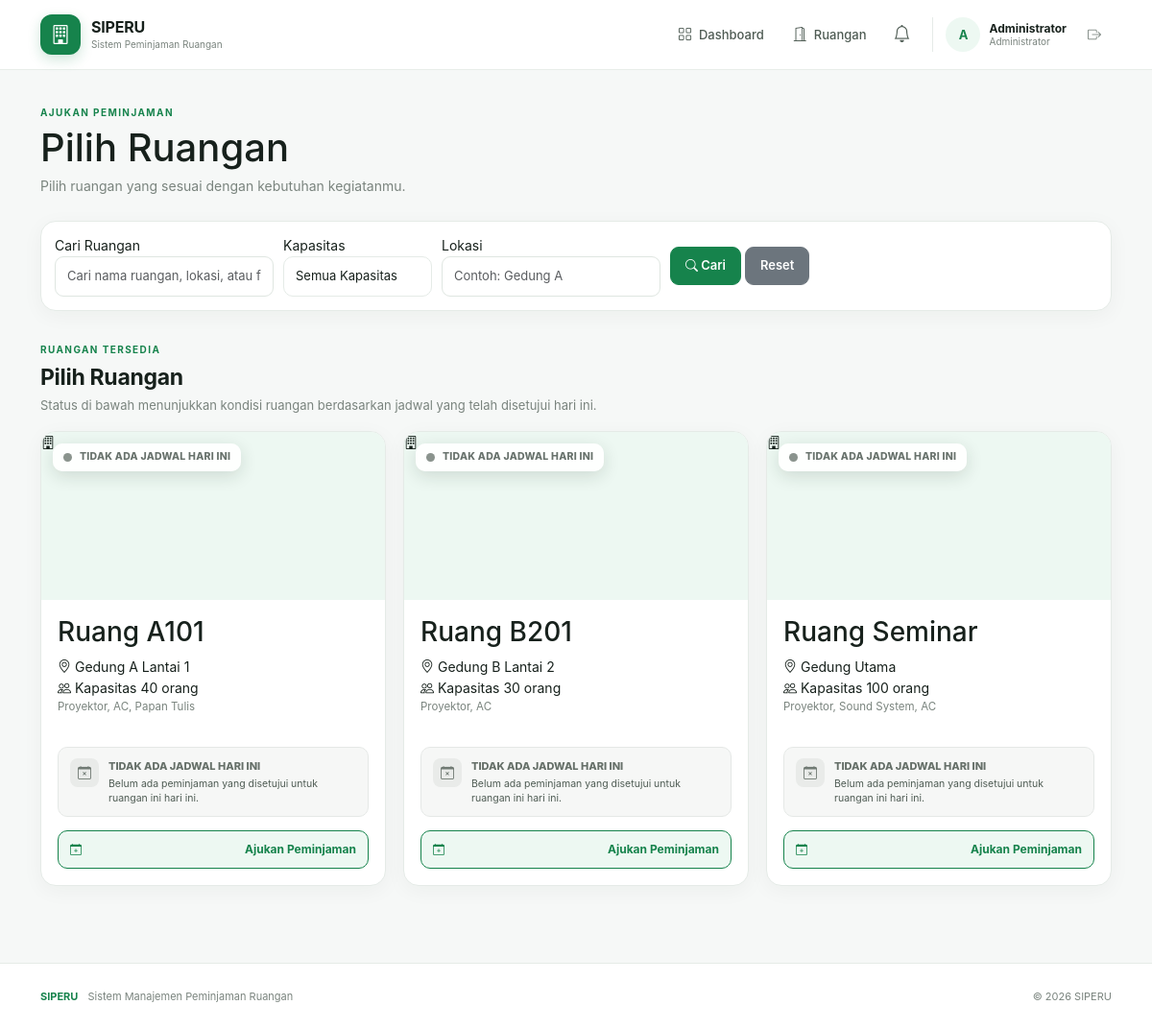
The app's page /user/booking.php (signed in) with its own data.
### tables this page shows
CREATE TABLE rooms (
 id INT AUTO_INCREMENT PRIMARY KEY,
 nama_ruangan VARCHAR(100) NOT NULL,
 lokasi VARCHAR(150) NOT NULL,
 kapasitas INT NOT NULL,
 fasilitas VARCHAR(255),
 status ENUM('tersedia','nonaktif') DEFAULT 'tersedia'
);

### user/booking.php (the view, shortened to what this page needs)
<?php
require '../config/database.php';
$selectedRoomId = (int) ($_GET['room_id'] ?? $_POST['room_id'] ?? 0);
$currentTime = date('H:i:s');
$roomAvailability = [];
function getRoomAvailabilityStatus(
    $roomId,
    $roomAvailability,
    $currentTime
) {
    $result = [
        'type' => 'empty',
        'label' => 'TIDAK ADA JADWAL HARI INI',
        'description' => 'Belum ada peminjaman yang disetujui hari ini.',
        'icon' => 'bi-calendar-x',
        'current' => null,
        'next' => null
    ];
    if (empty($roomAvailability[$roomId])) {
        return $result;
    }
    $result['type'] = 'available';
    $result['label'] = 'TERSEDIA SEKARANG';
    $result['description'] =
        'Tidak ada penggunaan lagi untuk hari ini.';
    $result['icon'] = 'bi-door-open';
    return $result;
}
$search = trim($_GET['search'] ?? '');
$lokasi = trim($_GET['lokasi'] ?? '');
$rooms = [];
if ($selectedRoomId <= 0) {
    $sql = "
        SELECT *
        FROM rooms
        WHERE status = 'tersedia'
    ";
    $params = [];
    $sql .= " ORDER BY nama_ruangan ASC";
    $stmtRooms = $pdo->prepare($sql);
    $stmtRooms->execute($params);
    $rooms = $stmtRooms->fetchAll();
}
require '../config/header.php';
?>
<?php if ($selectedRoomId <= 0): ?>
<section class="page-header">
    <div>
        <span class="heading-label">
            AJUKAN PEMINJAMAN
        </span>
        <h1>
            Pilih Ruangan
        </h1>
        <p>
            Pilih ruangan yang sesuai dengan kebutuhan kegiatanmu.
        </p>
    </div>
</section>
<form method="GET" class="booking-room-filter">
    <div class="form-group">
        <label>
            Cari Ruangan
        </label>
        <input
            type="text"
            name="search"
            value="<?= htmlspecialchars($search) ?>"
            placeholder="Cari nama ruangan, lokasi, atau fasilitas..."
            class="form-control"
        >
    </div>
    <div class="form-group">
        <label>
            Kapasitas
        </label>
        <select name="kapasitas" class="form-select">
            <option value="">
                Semua Kapasitas
            </option>
        </select>
    </div>
    <div class="form-group">
        <label>
            Lokasi
        </label>
        <input
            type="text"
            name="lokasi"
            value="<?= htmlspecialchars($lokasi) ?>"
            placeholder="Contoh: Gedung A"
            class="form-control"
        >
    </div>
    <div class="booking-filter-action">
        <button
            type="submit"
            class="btn btn-primary"
        >
            <i class="bi bi-search"></i>
            Cari
        </button>
        <a
            href="booking.php"
            class="btn btn-secondary"
        >
            Reset
        </a>
    </div>
</form>
<?php if ($rooms): ?>
<section class="content-section">
    <div class="content-heading">
        <div>
            <span class="heading-label">
                RUANGAN TERSEDIA
            </span>
            <h2>
                Pilih Ruangan
            </h2>
            <p style="margin: 0; color: var(--muted); font-size: 13px;">
                Status di bawah menunjukkan kondisi ruangan berdasarkan jadwal yang telah disetujui hari ini.
            </p>
        </div>
    </div>
    <div class="booking-room-grid">
        <?php foreach ($rooms as $room): ?>
            <?php
            $roomId = (int) $room['id'];
            $availability = getRoomAvailabilityStatus(
                $roomId,
                $roomAvailability,
                $currentTime
            );
            ?>
            <div class="booking-room-card">
                <div class="booking-room-photo">
                    <?php if (!empty($room['foto'])): ?>
                        <img
                            src="../assets/rooms/<?= htmlspecialchars($room['foto']) ?>"
                            alt="<?= htmlspecialchars($room['nama_ruangan']) ?>"
                        >
                    <?php else: ?>
                        <div class="booking-room-photo-empty">
                            <i class="bi bi-building"></i>
                        </div>
                    <?php endif; ?>
                    <div
                        class="
                            booking-room-availability
                            booking-room-availability-<?= htmlspecialchars($availability['type']) ?>
                        "
                    >
                        <span class="booking-room-availability-dot"></span>
                        <span class="booking-room-availability-text">
                            <?= htmlspecialchars($availability['label']) ?>
                        </span>
                    </div>
                </div>
                <div class="booking-room-body">
                    <h3>
                        <?= htmlspecialchars($room['nama_ruangan']) ?>
                    </h3>
                    <?php if (!empty($room['lokasi'])): ?>
                        <div class="booking-room-info">
                            <i class="bi bi-geo-alt"></i>
                            <?= htmlspecialchars($room['lokasi']) ?>
                        </div>
                    <?php endif; ?>
                    <div class="booking-room-info">
                        <i class="bi bi-people"></i>
                        Kapasitas
                        <?= (int) $room['kapasitas'] ?>
                        orang
                    </div>
                    <?php if (!empty($room['fasilitas'])): ?>
                        <div class="booking-room-facilities">
                            <?= htmlspecialchars($room['fasilitas']) ?>
                        </div>
                    <?php endif; ?>
                    <?php
                    $statusClass = '';
                    if ($availability['type'] === 'busy') {
                        $statusClass = 'booking-room-status-busy';
                    } elseif ($availability['type'] === 'empty') {
                        $statusClass = 'booking-room-status-empty';
                    } else {
                        $statusClass = 'booking-room-status-available';
                    }
                    ?>
                    <div
                        class="
                            booking-room-status-box
                            <?= $statusClass ?>
                        "
                    >
                        <div class="booking-room-status-icon">
                            <i class="bi <?= htmlspecialchars($availability['icon']) ?>"></i>
                        </div>
                        <div class="booking-room-status-content">
                            <span class="booking-room-status-title">
                                <?= htmlspecialchars($availability['label']) ?>
                            </span>
                            <p class="booking-room-status-description">
                                <?php if ($availability['type'] === 'busy'): ?>
                                    Ruangan sedang digunakan sampai pukul
                                    <strong>
                                        <?= date(
                                            'H:i',
                                            strtotime($availability['current']['jam_selesai'])
                                        ) ?>
                                    </strong>.
                                    <?php if (!empty($availability['current']['keperluan'])): ?>
                                        <br>
                                        Keperluan:
                                        <?= htmlspecialchars(
                                            $availability['current']['keperluan']
                                        ) ?>
                                    <?php endif; ?>
                                <?php elseif ($availability['type'] === 'upcoming'): ?>
                                    Ruangan kosong sekarang dan akan digunakan pada jadwal berikutnya.
                                <?php elseif ($availability['type'] === 'available'): ?>
                                    Tidak ada penggunaan lagi untuk ruangan ini hari ini.
                                <?php else: ?>
                                    Belum ada peminjaman yang disetujui untuk ruangan ini hari ini.
                                <?php endif; ?>
                            </p>
                        </div>
                    </div>
                    <a
                        href="booking.php?room_id=<?= $roomId ?>"
                        class="btn btn-primary booking-room-button"
                    >
                        <i class="bi bi-calendar-plus"></i>
                        Ajukan Peminjaman
                    </a>
                </div>
            </div>
        <?php endforeach; ?>
    </div>
</section>
<?php endif; ?>
<?php endif; ?>
<?php require '../config/footer.php'; ?>

### user/booking.php (style rules this page uses)
.booking-room-availability { position: absolute; top: 12px; left: 12px; right: 12px; z-index: 2; display: flex; align-items: center; gap: 8px; width: fit-content; max-width: calc(100% - 24px); padding: 8px 11px; border-radius: 10px; background: rgba(255, 255, 255, .96); box-shadow: 0 5px 18px rgba(20, 40, 28, .14); font-size: 10.5px; font-weight: 800; letter-spacing: .25px; }
.booking-room-availability-dot { width: 9px; height: 9px; flex: 0 0 9px; border-radius: 50%; }
.booking-room-availability-text { line-height: 1.2; }
.booking-room-availability-empty { color: #68726c; }
.booking-room-availability-empty .booking-room-availability-dot { background: #8a938d; }
.booking-room-status-box { display: flex; align-items: flex-start; gap: 10px; margin-top: 13px; margin-bottom: 14px; padding: 11px 12px; border-radius: 10px; border: 1px solid var(--border); background: #fafcfb; }
.booking-room-status-icon { width: 30px; height: 30px; flex: 0 0 30px; display: flex; align-items: center; justify-content: center; border-radius: 8px; font-size: 14px; }
.booking-room-status-content { min-width: 0; }
.booking-room-status-title { display: block; margin-bottom: 2px; font-size: 11px; font-weight: 800; }
.booking-room-status-description { margin: 0; color: var(--text-soft); font-size: 10.5px; line-height: 1.4; }
.booking-room-status-empty { background: #f6f7f6; border-color: #e5e8e6; }
.booking-room-status-empty .booking-room-status-icon { background: #e9ebe9; color: #707a73; }
.booking-room-status-empty .booking-room-status-title { color: #667069; }
.booking-room-photo { position: relative; }

### records on screen
rooms: id "TIDAK ADA JADWAL HARI INI", nama_ruangan "Ruang A101", lokasi "Gedung A Lantai 1", kapasitas "40", fasilitas "Proyektor, AC, Papan Tulis", shows "Belum ada peminjaman yang disetujui untuk ruangan ini hari ini."
rooms: id "TIDAK ADA JADWAL HARI INI", nama_ruangan "Ruang B201", lokasi "Gedung B Lantai 2", kapasitas "30", fasilitas "Proyektor, AC", shows "Belum ada peminjaman yang disetujui untuk ruangan ini hari ini."
rooms: id "TIDAK ADA JADWAL HARI INI", nama_ruangan "Ruang Seminar", lokasi "Gedung Utama", kapasitas "100", fasilitas "Proyektor, Sound System, AC", shows "Belum ada peminjaman yang disetujui untuk ruangan ini hari ini."

### other values on screen
$_SESSION['user']['nama'] "Administrator"
